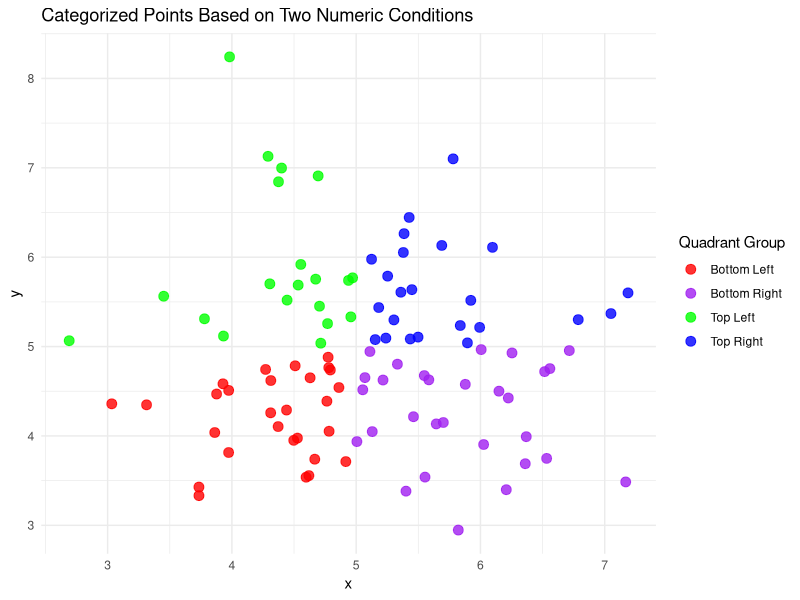

R code for this plot:
# Create a complex ggplot visualization that 
# includes multiple geoms and a theme customization.

# Load necessary libraries
library(ggplot2)
library(dplyr)

# Sample dataset
set.seed(123)
df <- data.frame(
  x = rnorm(100, mean = 5, sd = 1),
  y = rnorm(100, mean = 5, sd = 1)
)

# Create categories based on two numeric conditions
df <- df %>%
  mutate(
    group = case_when(
      x > 5 & y > 5 ~ "Top Right",
      x <= 5 & y > 5 ~ "Top Left",
      x <= 5 & y <= 5 ~ "Bottom Left",
      x > 5 & y <= 5 ~ "Bottom Right"
    )
  )

# Plot the categorized points
ggplot(df, aes(x = x, y = y, color = group)) +
  geom_point(size = 3, alpha = 0.8) +
  scale_color_manual(values = c(
    "Top Right" = "blue",
    "Top Left" = "green",
    "Bottom Left" = "red",
    "Bottom Right" = "purple"
  )) +
  labs(title = "Categorized Points Based on Two Numeric Conditions",
       color = "Quadrant Group") +
  theme_minimal()
